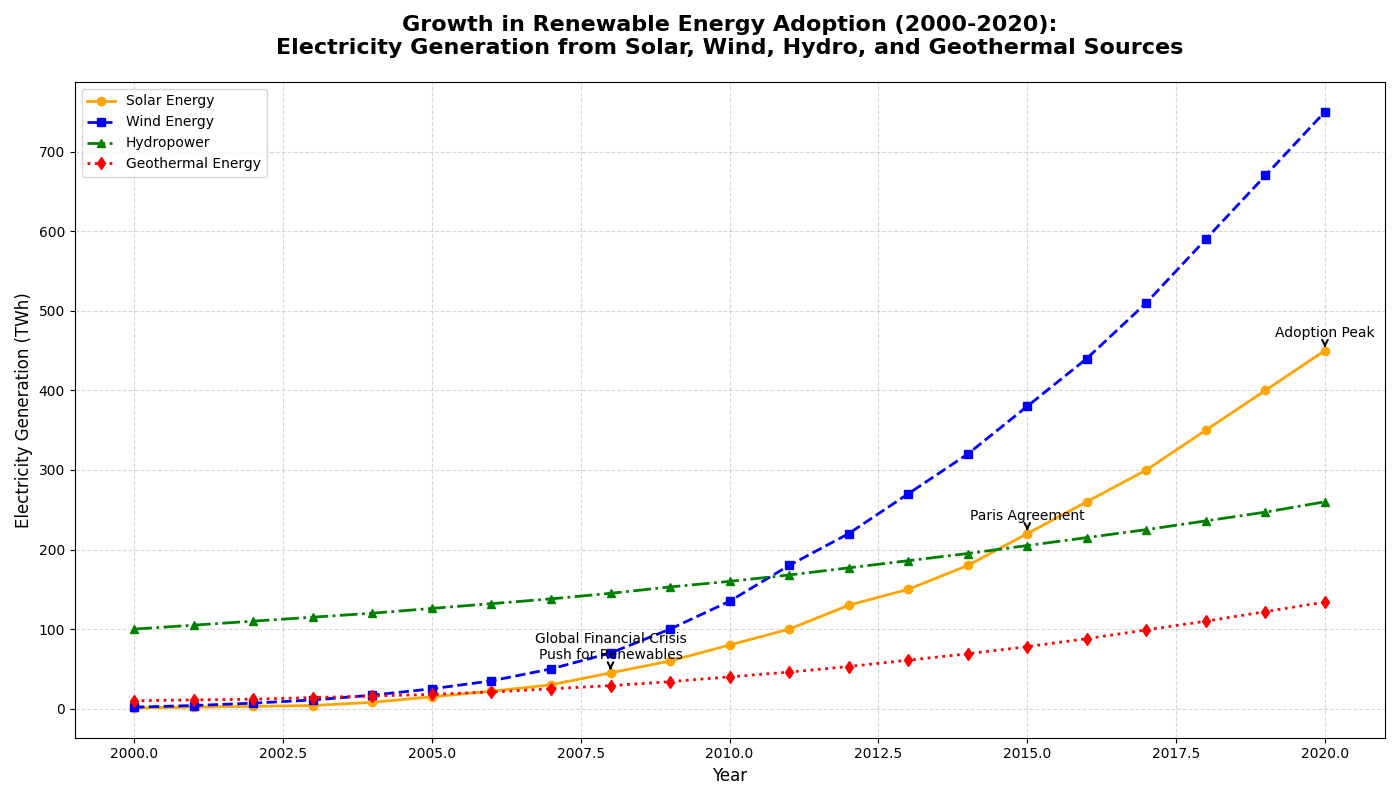

This chart was generated by the following Python code:
import matplotlib.pyplot as plt
import numpy as np

# Backstory: Tracking the Rise of Renewable Energy Adoption
# Over the past decades, adoption rates of various renewable energy sources
# have significantly increased. This chart visualizes the growth in electricity
# generation (in Terawatt-hours, TWh) from Solar, Wind, Hydropower, and Geothermal
# sources from 2000 to 2020.

# Define years from 2000 to 2020
years = np.arange(2000, 2021)

# Artificial data representing electricity generation in TWh
solar_energy =    np.array([1, 2, 3, 4, 8, 15, 22, 30, 45, 60, 80, 100, 130, 150, 180, 220, 260, 300, 350, 400, 450])
wind_energy =     np.array([2, 4, 7, 11, 17, 25, 35, 50, 70, 100, 135, 180, 220, 270, 320, 380, 440, 510, 590, 670, 750])
hydropower =      np.array([100, 105, 110, 115, 120, 126, 132, 138, 145, 153, 160, 168, 177, 186, 195, 205, 215, 225, 236, 247, 260])
geothermal_energy = np.array([10, 11, 12, 14, 16, 18, 21, 25, 29, 34, 40, 46, 53, 61, 69, 78, 88, 99, 110, 122, 134])

# Create the figure and axis
fig, ax = plt.subplots(figsize=(14, 8))

# Plotting each energy source
ax.plot(years, solar_energy, label='Solar Energy', color='orange', linestyle='-', marker='o', linewidth=2)
ax.plot(years, wind_energy, label='Wind Energy', color='blue', linestyle='--', marker='s', linewidth=2)
ax.plot(years, hydropower, label='Hydropower', color='green', linestyle='-.', marker='^', linewidth=2)
ax.plot(years, geothermal_energy, label='Geothermal Energy', color='red', linestyle=':', marker='d', linewidth=2)

# Titles and labels with multi-line title for clarity
ax.set_title("Growth in Renewable Energy Adoption (2000-2020):\nElectricity Generation from Solar, Wind, Hydro, and Geothermal Sources", fontsize=16, weight='bold', pad=20)
ax.set_xlabel("Year", fontsize=12)
ax.set_ylabel("Electricity Generation (TWh)", fontsize=12)

# Add grid lines for better readability
ax.grid(True, linestyle='--', alpha=0.5)

# Annotating key years with significant growth in solar energy
significant_years = {
    2008: 'Global Financial Crisis\nPush for Renewables',
    2015: 'Paris Agreement',
    2020: 'Adoption Peak'
}

for year, event in significant_years.items():
    plt.annotate(event, (year, solar_energy[year-2000]), textcoords="offset points", xytext=(0,10), ha='center', fontsize=10, arrowprops=dict(facecolor='black', arrowstyle='->', linewidth=1.5))

# Adding a legend
ax.legend(loc='upper left', fontsize=10)

# Automatically adjust layout
plt.tight_layout()

# Display the plot
plt.show()
